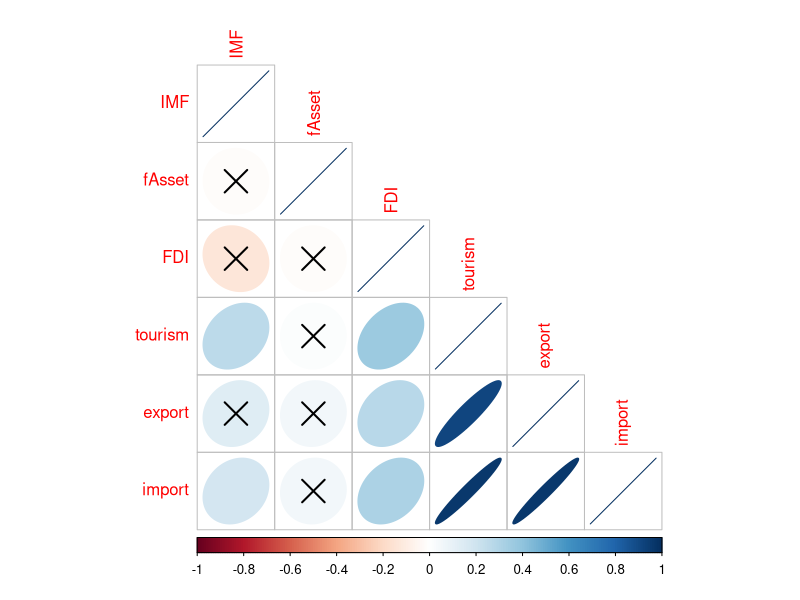
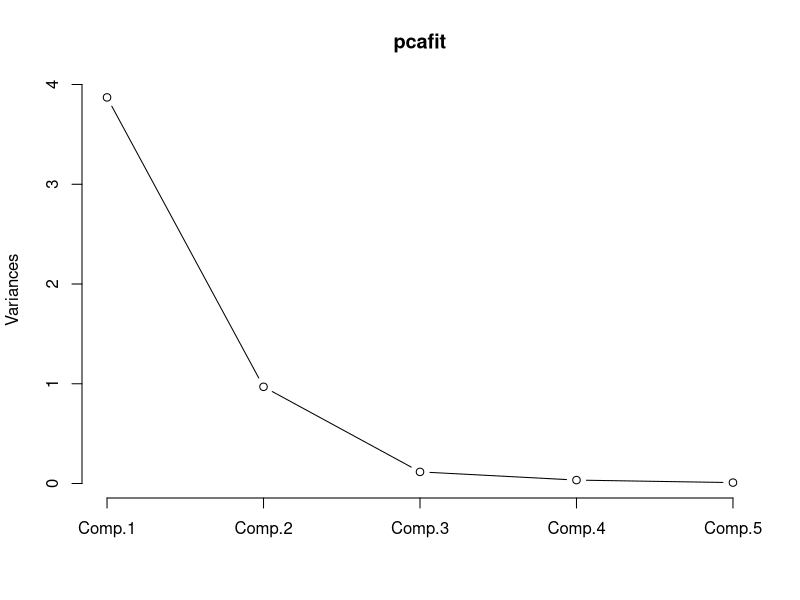

The R source for these figures, in order: (Note: this script raises an error after producing the figures.)
setwd("d:/baidu/tsinghua/courses/quantii/week04")
library(foreign)
dat <- read.dta("wdi.dta")
summary(dat)
dat <- dat[,c(-1,-2)]

n <- dim(dat)[1]
corMat <- cor(dat, use = "pairwise.complete.obs") #correlation matrix
#covMat <- cov(dat, use = "pairwise.complete.obs") #covariance matrix
#install.packages("corrplot")
library(corrplot)
res <- cor.mtest(dat, conf.level = 0.95)

corrplot(corMat, method = "ellipse", type = "lower", p.mat = res$p, sig.level = 0.05, order = "hclust")

library(psych)
# bartlett test
cortest.bartlett(corMat, n=n)

# bartlett test on raw data
#k <- dim(dat)[2]
#nj <- sapply(apply(dat, 2, na.exclude), length)
#N <- sum(nj)
#s2 <- apply(dat, 2, var, na.rm=TRUE)
#S2 <- sum((nj-1)*s2)/(n-k)
#cc <- 1 + (1/3*(k-1))*(sum(1/(nj-1)) - 1/(N-k))
#B <- ((N-k)*log(S2) - sum((nj-1)*log(s2)))/cc
#pchisq(B, df=k-1, lower.tail=FALSE)



# cronbach alpha
alpha(dat)


#raw_alpha: Cronbach’s α (values ≥ .7 or .8 indicate good reliability; Kline (1999))
#std.alpha: this should be similar to raw_alpha (we only need the raw alpha though)
#G6: Guttman’s lambda 6 (calculated from the squared multiple correlation or ‘smc’)
#average_r: average inter-item correlation (this is used to calculate std.alpha)
#mean: scale mean (the mean of the means of all individuals)
#sd: scale sd

dat <- dat[,-5]

kmo <- KMO(dat)
print(kmo)
#0.00 to 0.49 unacceptable.
#0.50 to 0.59 miserable.
#0.60 to 0.69 mediocre.
#0.70 to 0.79 middling.
#0.80 to 0.89 meritorious.
#0.90 to 1.00 marvelous.

# anti-image correlation matrix
print(kmo$Image)
print(cov2cor(solve(corMat)))

#corMat <- cor(dat, use = "pairwise.complete.obs") #correlation matrix


# eigen value
ev <- eigen(corMat)
ev$values # find value > 1
sum(ev$values) # sum of eigenvalue = num of variable

# stats
pcafit <- princomp(~., data=dat, cor=TRUE)
summary(pcafit) # print variance accounted for
loadings(pcafit) # pc loadings
plot(pcafit,type="lines") # scree plot
#pcafit$scores # the principal components
#biplot(pcafit)


library(psych)
fit1 <- principal(dat, nfactors=3, rotate="varimax")
print(fit1, digits=2)


M1 <- factanal(~., data=dat, factors=3, scores="regression") # scores = "bartlett"
M2 <- update(M1, factor=3, roation = "varimax")
M2$uniquenesses
print(M2, digits=2, cutoff=.3, sort=TRUE)
loading <- M2$loadings[,1:2]
scores <- M2$scores

coefs <- solve(cor(dat, use = "pairwise.complete.obs")) %*% M2$loadings
factorScores <- scale(dat) %*% coefs


factorScores <- scale(dat)%*% solve(cor(dat, use="pairwise.complete.obs")) %*% M2$loadings
